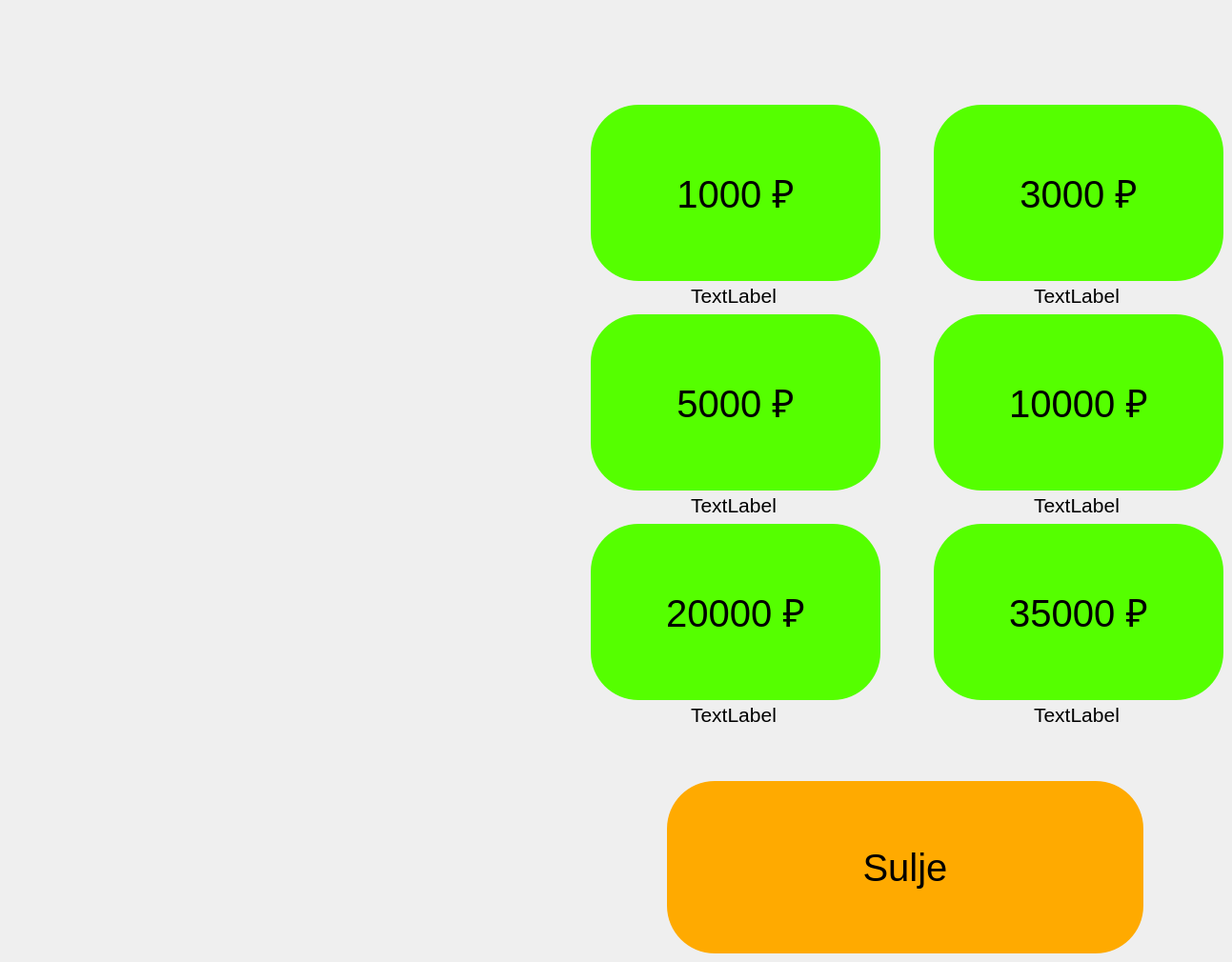
      <widget class="QWidget" name="page_7">
       <widget class="QPushButton" name="pushButtonBack_7">
        <property name="geometry">
         <rect>
          <x>700</x>
          <y>820</y>
          <width>500</width>
          <height>181</height>
         </rect>
        </property>
        <property name="font">
         <font>
          <pointsize>30</pointsize>
         </font>
        </property>
        <property name="styleSheet">
         <string notr="true">background-color: rgb(255, 170, 0);
border-radius:50px;</string>
        </property>
        <property name="text">
         <string>Sulje</string>
        </property>
       </widget>
       <widget class="QPushButton" name="pushButtonRUB_1000">
        <property name="geometry">
         <rect>
          <x>620</x>
          <y>110</y>
          <width>304</width>
          <height>185</height>
         </rect>
        </property>
        <property name="font">
         <font>
          <pointsize>30</pointsize>
         </font>
        </property>
        <property name="styleSheet">
         <string notr="true">background-color:rgb(85, 255, 0);
border-radius: 50px;
min-height: 181px;
min-width: 300px;</string>
        </property>
        <property name="text">
         <string>1000 ₽</string>
        </property>
       </widget>
       <widget class="QPushButton" name="pushButtonRUB_3000">
        <property name="geometry">
         <rect>
          <x>980</x>
          <y>110</y>
          <width>304</width>
          <height>185</height>
         </rect>
        </property>
        <property name="font">
         <font>
          <pointsize>30</pointsize>
         </font>
        </property>
        <property name="styleSheet">
         <string notr="true">background-color:rgb(85, 255, 0);
border-radius: 50px;
min-height: 181px;
min-width: 300px;</string>
        </property>
        <property name="text">
         <string>3000 ₽</string>
        </property>
       </widget>
       <widget class="QPushButton" name="pushButtonRUB_5000">
        <property name="geometry">
         <rect>
          <x>620</x>
          <y>330</y>
          <width>304</width>
          <height>185</height>
         </rect>
        </property>
        <property name="font">
         <font>
          <pointsize>30</pointsize>
         </font>
        </property>
        <property name="styleSheet">
         <string notr="true">background-color:rgb(85, 255, 0);
border-radius: 50px;
min-height: 181px;
min-width: 300px;</string>
        </property>
        <property name="text">
         <string>5000 ₽</string>
        </property>
       </widget>
       <widget class="QPushButton" name="pushButtonRUB_10000">
        <property name="geometry">
         <rect>
          <x>980</x>
          <y>330</y>
          <width>304</width>
          <height>185</height>
         </rect>
        </property>
        <property name="font">
         <font>
          <pointsize>30</pointsize>
         </font>
        </property>
        <property name="styleSheet">
         <string notr="true">background-color:rgb(85, 255, 0);
border-radius: 50px;
min-height: 181px;
min-width: 300px;</string>
        </property>
        <property name="text">
         <string>10000 ₽</string>
        </property>
       </widget>
       <widget class="QPushButton" name="pushButtonRUB_35000">
        <property name="geometry">
         <rect>
          <x>980</x>
          <y>550</y>
          <width>304</width>
          <height>185</height>
         </rect>
        </property>
        <property name="font">
         <font>
          <pointsize>30</pointsize>
         </font>
        </property>
        <property name="styleSheet">
         <string notr="true">background-color:rgb(85, 255, 0);
border-radius: 50px;
min-height: 181px;
min-width: 300px;</string>
        </property>
        <property name="text">
         <string>35000 ₽</string>
        </property>
       </widget>
       <widget class="QPushButton" name="pushButtonRUB_20000">
        <property name="geometry">
         <rect>
          <x>620</x>
          <y>550</y>
          <width>304</width>
          <height>185</height>
         </rect>
        </property>
        <property name="font">
         <font>
          <pointsize>30</pointsize>
         </font>
        </property>
        <property name="styleSheet">
         <string notr="true">background-color:rgb(85, 255, 0);
border-radius: 50px;
min-height: 181px;
min-width: 300px;</string>
        </property>
        <property name="text">
         <string>20000 ₽</string>
        </property>
       </widget>
       <widget class="QLabel" name="label_1000_RUB">
        <property name="geometry">
         <rect>
          <x>620</x>
          <y>300</y>
          <width>300</width>
          <height>21</height>
         </rect>
        </property>
        <property name="font">
         <font>
          <pointsize>16</pointsize>
         </font>
        </property>
        <property name="text">
         <string>TextLabel</string>
        </property>
        <property name="alignment">
         <set>Qt::AlignCenter</set>
        </property>
       </widget>
       <widget class="QLabel" name="label_3000_RUB">
        <property name="geometry">
         <rect>
          <x>980</x>
          <y>300</y>
          <width>300</width>
          <height>21</height>
         </rect>
        </property>
        <property name="font">
         <font>
          <pointsize>16</pointsize>
         </font>
        </property>
        <property name="text">
         <string>TextLabel</string>
        </property>
        <property name="alignment">
         <set>Qt::AlignCenter</set>
        </property>
       </widget>
       <widget class="QLabel" name="label_5000_RUB">
        <property name="geometry">
         <rect>
          <x>620</x>
          <y>520</y>
          <width>300</width>
          <height>21</height>
         </rect>
        </property>
        <property name="font">
         <font>
          <pointsize>16</pointsize>
         </font>
        </property>
        <property name="text">
         <string>TextLabel</string>
        </property>
        <property name="alignment">
         <set>Qt::AlignCenter</set>
        </property>
       </widget>
       <widget class="QLabel" name="label_10000_RUB">
        <property name="geometry">
         <rect>
          <x>980</x>
          <y>520</y>
          <width>300</width>
          <height>21</height>
         </rect>
        </property>
        <property name="font">
         <font>
          <pointsize>16</pointsize>
         </font>
        </property>
        <property name="text">
         <string>TextLabel</string>
        </property>
        <property name="alignment">
         <set>Qt::AlignCenter</set>
        </property>
       </widget>
       <widget class="QLabel" name="label_20000_RUB">
        <property name="geometry">
         <rect>
          <x>620</x>
          <y>740</y>
          <width>300</width>
          <height>21</height>
         </rect>
        </property>
        <property name="font">
         <font>
          <pointsize>16</pointsize>
         </font>
        </property>
        <property name="text">
         <string>TextLabel</string>
        </property>
        <property name="alignment">
         <set>Qt::AlignCenter</set>
        </property>
       </widget>
       <widget class="QLabel" name="label_35000_RUB">
        <property name="geometry">
         <rect>
          <x>980</x>
          <y>740</y>
          <width>300</width>
          <height>21</height>
         </rect>
        </property>
        <property name="font">
         <font>
          <pointsize>16</pointsize>
         </font>
        </property>
        <property name="text">
         <string>TextLabel</string>
        </property>
        <property name="alignment">
         <set>Qt::AlignCenter</set>
        </property>
       </widget>
      </widget>
